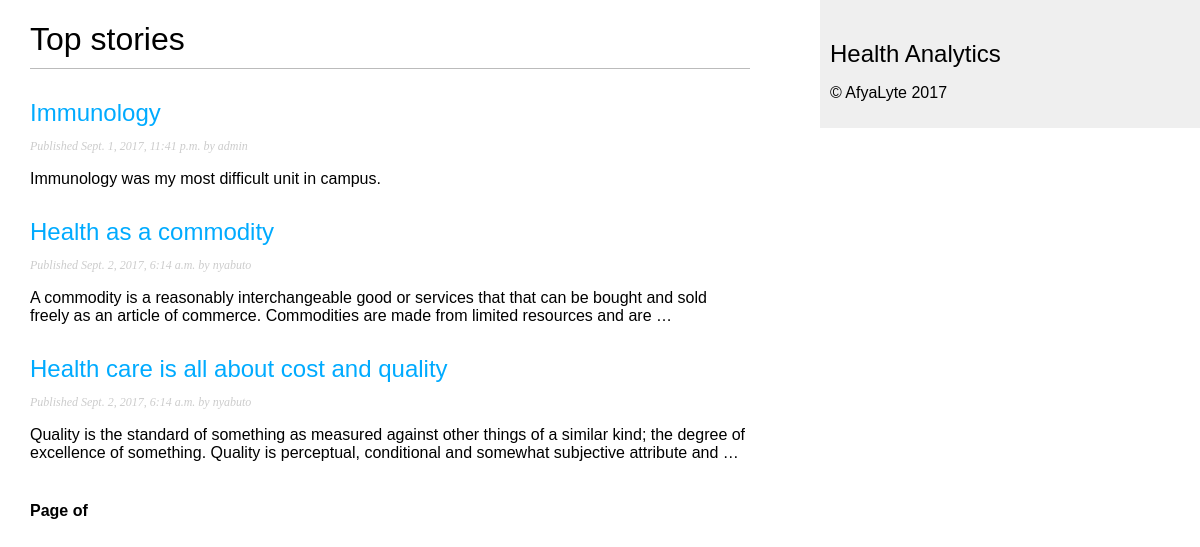
/blog/, run on an earlier commit of the app's database.
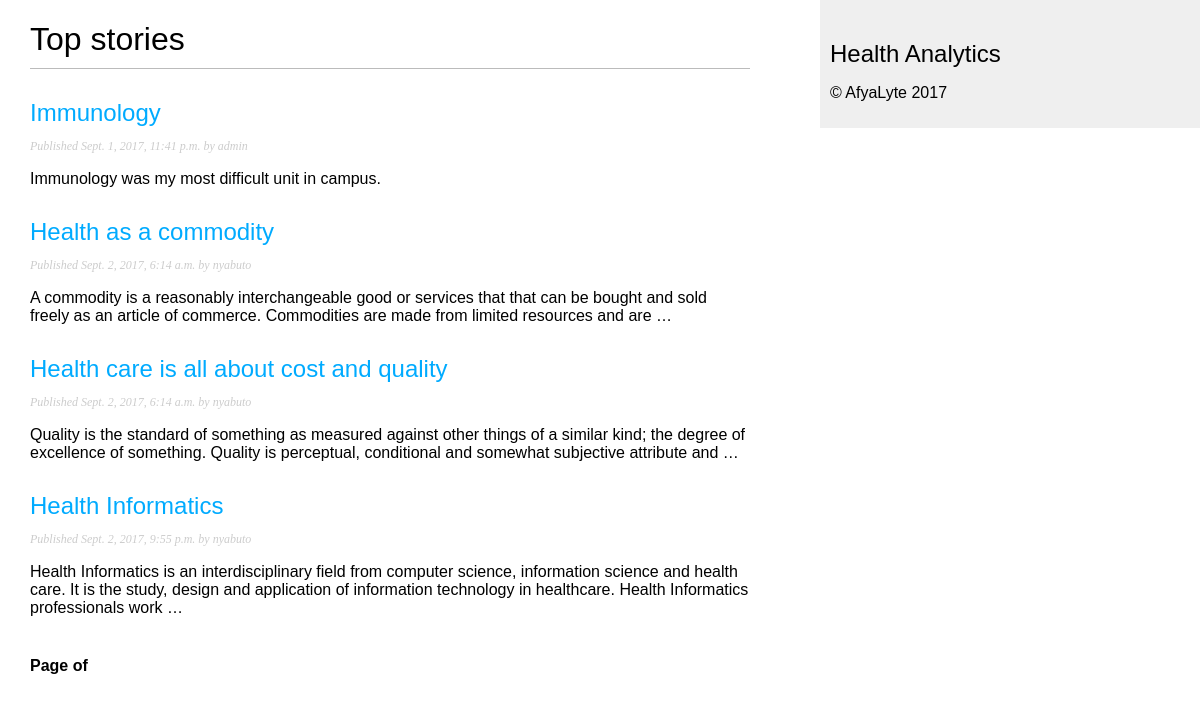
And on a later commit of the database.
### blog/models.py (models this page shows, shortened)
class Post(models.Model):
    STATUS_CHOICES = (
        ('draft', 'Draft'),
        ('published', 'Published'),
    )
    title = models.CharField(max_length=250)
    slug = models.SlugField(max_length=250,
                            unique_for_date='publish')
    author = models.ForeignKey(User,
                               related_name='blog_posts')
    body = models.TextField()
    publish = models.DateTimeField(default=timezone.now())
    created = models.DateTimeField(auto_now_add=True)
    updated = models.DateTimeField(auto_now=True)
    status = models.CharField(max_length=10,
                              choices=STATUS_CHOICES,
                              default='draft')
    class meta:
        ordering = ('-publish',)
    def get_absolute_url(self):
        return reverse('blog:post_detail',
                       args=[self.publish.year,
                             self.publish.strftime('%m'),
                             self.publish.strftime('%d'),
                             self.slug])

### blog/views.py (the view)
def post_list(request):
    posts = Post.objects.all()
    return render(request,
                  'blog/post/list.html',
                  {'posts': posts})

### blog/templates/blog/post/list.html (shortened to what this page needs)
{% extends 'blog/base.html' %}
{% block content %}
    <h1>Top stories</h1>
    {% for post in posts %}
        <h2>
        <a href="{{ post.get_absolute_url }}">
            {{ post.title }}
        </a>
        </h2>
        <p class="date">
        Published {{ post.publish }} by {{ post.author }}
        </p>
        {{ post.body|truncatewords:30|linebreaks }}
    {% endfor %}
    {% include "pagination.html" with page=page_obj %}
{% endblock %}

### blog/templates/blog/base.html (shortened to what this page needs)
{% load staticfiles %}
<!DOCTYPE html>
<html lang="en">
<head>
    <link href="{% static "css/style.css" %}" rel="stylesheet">
</head>
<body>
<div id = "content">
    {% block content %}
    {% endblock %}
</div>
<div id="sidebar">
    <h2>Health Analytics</h2>
    <p>&copy; AfyaLyte 2017</p>
</div>
</body>
</html>

### blog/templates/pagination.html (shortened to what this page needs)
<div class="pagination">
    <span class="step-links">
    <span class="current">
        Page {{ page.number }} of {{ page.paginator.num_pages }}
    </span>
    </span>
</div>

### blog/static/css/style.css (style rules this page uses)
body { margin:0; padding:0; font-family:helvetica, sans-serif; }
a { color:#00abff; text-decoration:none; }
h1 { font-weight:normal; border-bottom:1px solid #bbb; padding:0 0 10px 0; }
h2 { font-weight:normal; margin:30px 0 0; }
#content { float:left; width:60%; padding:0 0 0 30px; }
#sidebar { float:right; width:30%; padding:10px; background:#efefef; height:100%; }
p.date { color:#ccc; font-family: georgia, serif; font-size: 12px; font-style: italic; }
.pagination { margin:40px 0; font-weight:bold; }

What changed in the data, as far as the page shows it:
added Post: title "Health Informatics", publish "Sept. 2, 2017, 9:55 p.m.", author "nyabuto", body "Health Informatics is an interdisciplinary field from computer science, information science and health care. It is the study, design and application of information technology in healthcare. Health Informatics professionals work …"
